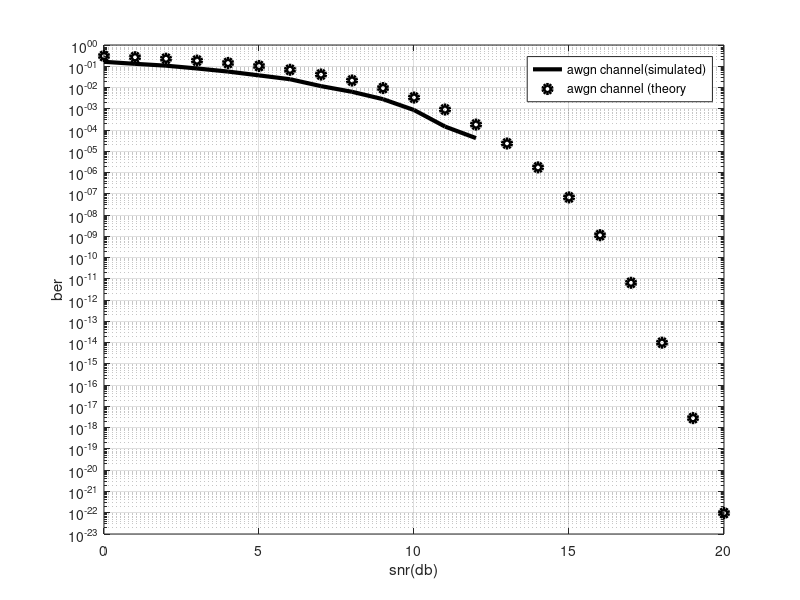

The MATLAB source for this figure:
clear all;
close all;
clc
snr = 0:1:20;
snrn = 10.^(snr/10);
n = 800;
m = 60;
fber = zeros(1,length(snr));
for mo= 1:m
    xbase= sign(randn(1,n));
    sigpow = 1;
    for ss= 1:length(snr)
        noipow= sigpow/snrn(ss);
        ybase= xbase+sqrt(noipow)*(randn(1,n));
        ydet= (sign((ybase)));
        err_pos = find(ydet~= xbase);
        bera(ss)=length(err_pos)/n;
    end
    fber= fber+bera;
end

beranaawgn= 0.5*exp(-snrn/2);
semilogy(snr,fber/m,'k', 'linewidth',3);
hold on 
semilogy(snr,beranaawgn,'ko','linewidth',3);
hold on 
grid on 
xlabel('snr(db)');
ylabel('ber');
legend('awgn channel(simulated)','awgn channel (theory');
        
